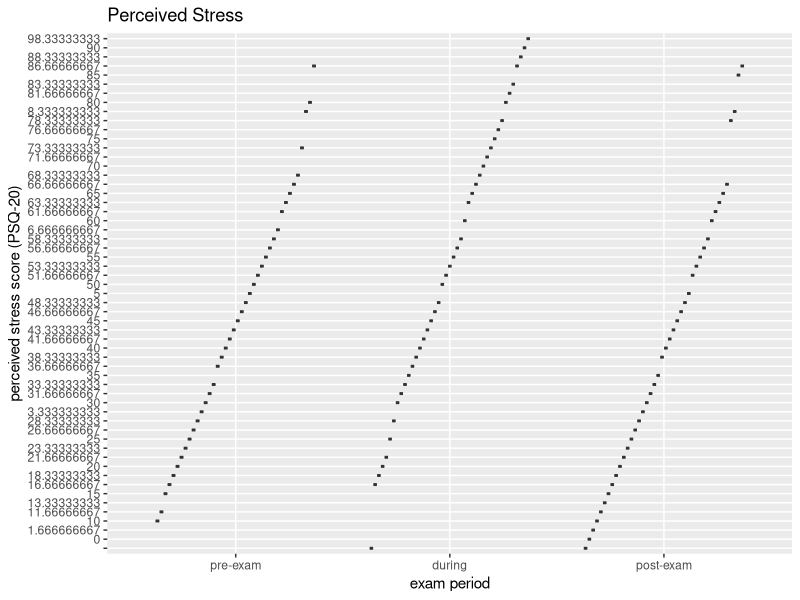
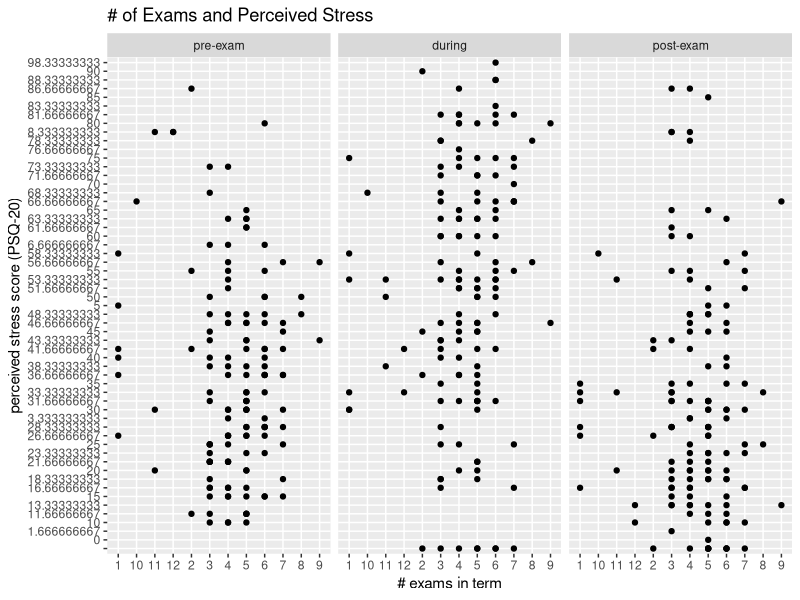
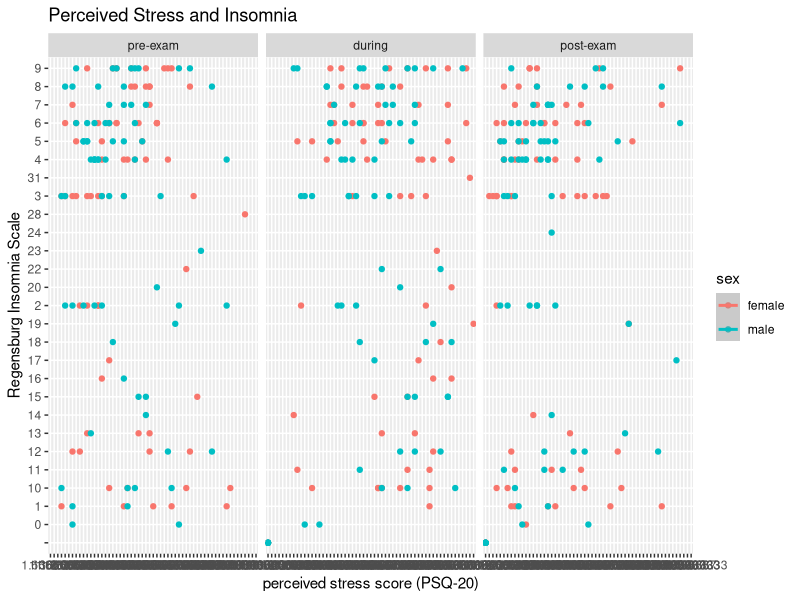
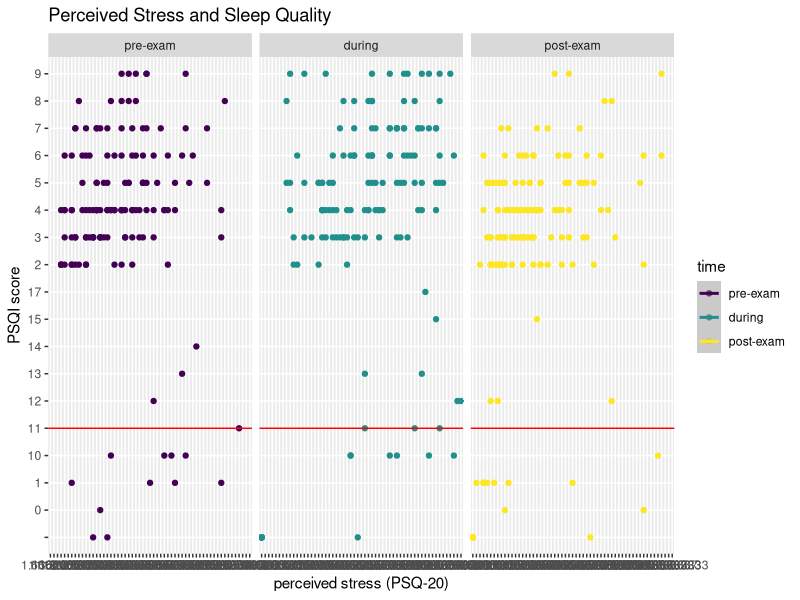
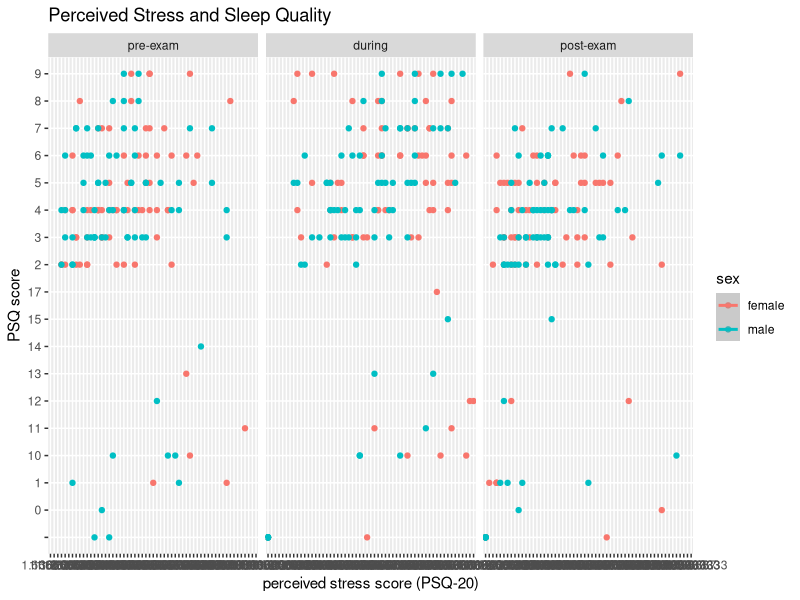
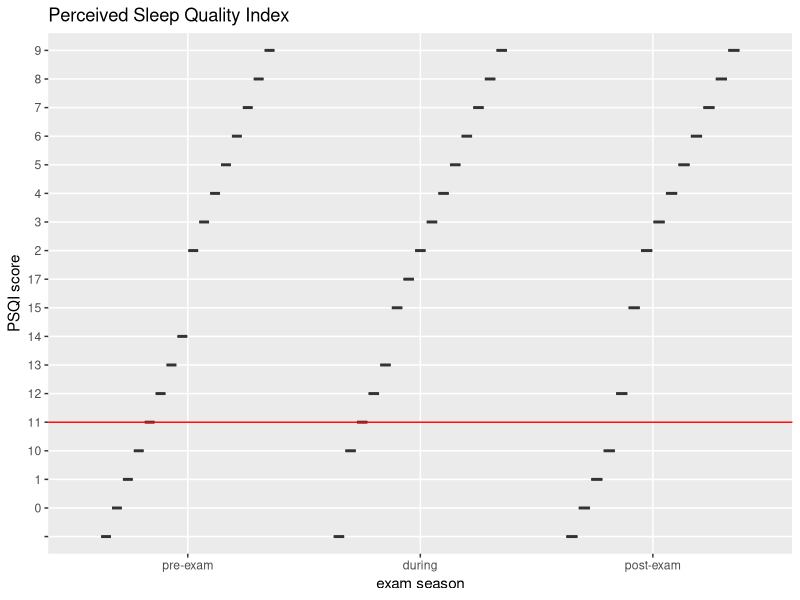

Generate these figures, in order, with R: (Note: this script raises an error after producing the figures.)
## ---- chunk 1
# Libraries
library(readr)
library(dplyr)
library(ggplot2)

# Dataset
df <- read_delim("./Exam_Stress_Zunhammer_et_al_2013.csv", delim=";", col_types = cols(PSQI_ITEM1_Bedtime = col_character(), PSQI_ITEM3_Waketime = col_character(), PSQI_Time_in_Bed = col_number()))

# cleaning
df <- df %>% filter(filter_dropouts == 1)
df$time <- ordered(df$time, level = c(1, 2, 3), labels=c("pre-exam", "during", "post-exam"))
df$PSQI_SUB_Sleep_Efficiency <- ordered(df$PSQI_SUB_Sleep_Efficiency, levels=c(0, 1, 2, 3), labels=c("> 85%", "75-84%", "65-74%", "< 65%"))
df$sex <- factor(df$sex, levels=c(0,1), labels=c("female", "male"))
## ---- chunk 2
df %>% ggplot(aes(x=factor(time), y=PSQ_total)) +
    geom_boxplot() +
    ggtitle("Perceived Stress") +
    labs(x = "exam period", y = "perceived stress score (PSQ-20)")
## ---- chunk 3
df %>% ggplot(aes(x=number_of_exams_in_term, y=PSQ_total)) +
    geom_point() +
    geom_smooth() +
    facet_grid(~time) +
    ggtitle("# of Exams and Perceived Stress") +
    labs(x = "# exams in term", y = "perceived stress score (PSQ-20)")
## ---- chunk 4
df %>% ggplot(aes(x=PSQ_total, y=RIS, color = sex)) +
    geom_point() +
    geom_smooth() +
    facet_grid(~time) +
    ggtitle("Perceived Stress and Insomnia") +
    labs(x = "perceived stress score (PSQ-20)", y = "Regensburg Insomnia Scale")
## ---- chunk 5
df %>%
    ggplot(aes(x=PSQ_total, y=PSQI_total, color = time)) +
    geom_point() +
    geom_smooth(method='lm',formula=y~x) +
    geom_hline(yintercept=5, color="red") +
    ggtitle("Perceived Stress and Sleep Quality") +
    labs(x = "perceived stress (PSQ-20)", y = "PSQI score") +
    facet_grid(~time)
## ---- chunk 6
df %>% ggplot(aes(x=PSQ_total, y=PSQI_total, color = sex)) +
    geom_point() +
    geom_smooth() +
    facet_grid(~time) +
    ggtitle("Perceived Stress and Sleep Quality") +
    labs(x = "perceived stress score (PSQ-20)", y = "PSQ score")
## ---- chunk 7

df %>% ggplot(aes(x=factor(time), y=PSQI_total)) +
    geom_boxplot() +
    geom_hline(yintercept=5, color="red") +
    ggtitle("Perceived Sleep Quality Index") +
    labs(x = "exam season", y = "PSQI score")
## ---- chunk 8
df %>% ggplot(aes(x=factor(time), y=PSQI_ITEM4_Sleep_Time)) +
    geom_boxplot() +
    ggtitle("Sleep Time Distribution") +
    labs(x = "exam season", y = "sleep time (h)") +
    scale_y_continuous(breaks=seq(2,12,0.5))

summary(df$course_of_study)
## ---- chunk 9
df %>% subset(!is.na(PSQI_SUB_Sleep_Efficiency)) %>%
    ggplot(aes(x=PSQI_SUB_Sleep_Efficiency)) +
    geom_bar(stat="count", aes(fill=factor(PSQI_SUB_Sleep_Efficiency))) +
    ggtitle("Sleep Efficiency Distribution") +
    facet_grid(. ~ time) +
    labs(x = "sleep efficiency", y = "count") +
    theme(legend.position="none")
## ---- chunk 10
df %>%
    ggplot(aes(x=PSQ_total, y=Sleep_Efficiency, color = time)) +
    geom_point() +
    geom_smooth(method='lm',formula=y~x) +
    ggtitle("Perceived Stress and Sleep Efficiency") +
    labs(x = "perceived stress (PSQ-20)", y = "sleep efficiency") +
    facet_grid(~time)
## ---- chunk 11
df %>% ggplot(aes(x= caffeine_per_day, y=PSQI_ITEM2_Sleep_Latency)) +
    geom_point() +
    geom_smooth() +
    scale_y_continuous(limit = c(0,100), breaks=seq(0, 100, 10)) +
    scale_x_continuous(limit = c(0, 5), breaks = seq(0, 5, 0.5))
## ---- chunk 12
df %>% subset(!is.na(caffeine_per_day)) %>%
    ggplot(aes(x=caffeine_per_day, y=PSQI_total, color = time)) +
    geom_point() +
    geom_smooth(method='lm',formula=y~x) +
    geom_hline(yintercept=5, color="red") +
    ggtitle("Caffeine Consumption") +
    labs(x = "caffeine per day (caffeine units)", y = "PSQI score") +
    facet_grid(~time)
## ---- chunk 13
df %>% subset(!is.na(nicotione_per_day)) %>%
    ggplot(aes(x=nicotione_per_day, y=PSQI_total, color = sex)) +
    geom_point() +
    geom_smooth(method='lm',formula=y~x) +
    geom_hline(yintercept=5, color="red") +
    ggtitle("Nicotine Consumption") +
    labs(x = "nicotine per day (cigarettes)", y = "PSQI score") +
    facet_grid(~time)

## ---- chunk 14
df %>% subset(!is.na(alcohol_drinks_per_week)) %>%
    ggplot(aes(x=alcohol_drinks_per_week, y=PSQI_total, color = sex)) +
    geom_point() +
    geom_smooth(method='lm',formula=y~x) +
    geom_hline(yintercept=5, color="red") +
    ggtitle("Alcohol Consumption") +
    labs(x = "alcohol drinks per week (standard drinks)", y = "PSQI score") +
    facet_grid(~time)
